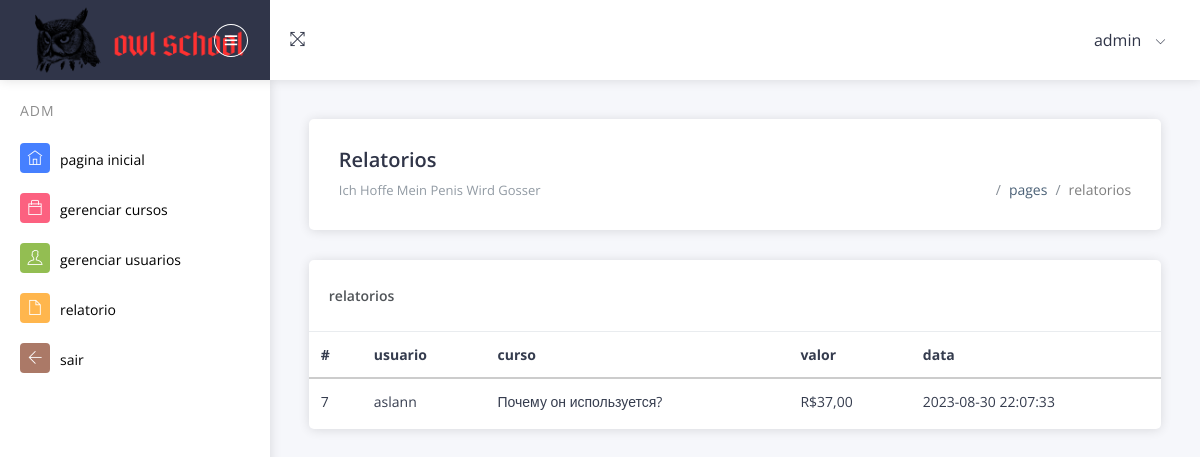
/index.php?p=relatorio (signed in), run on the app's committed database.
### tables this page shows
CREATE TABLE `users` (
  `id` int(11) NOT NULL,
  `nome` varchar(100) NOT NULL,
  `senha` varchar(256) NOT NULL,
  `data_cadastro` datetime NOT NULL,
  `creditos` decimal(10,2) DEFAULT 0.00,
  `admin` tinyint(1) DEFAULT NULL,
  `email` varchar(200) NOT NULL
);

CREATE TABLE `relatorio` (
  `id` int(11) NOT NULL,
  `id_usuario` int(11) NOT NULL,
  `id_curso` int(11) NOT NULL,
  `valor` decimal(10,2) NOT NULL,
  `data_compra` datetime NOT NULL
);

CREATE TABLE `cursos` (
  `id` int(11) NOT NULL,
  `titulo` varchar(100) NOT NULL,
  `subtitulo` varchar(100) NOT NULL,
  `conteudo` longtext NOT NULL,
  `data_cadastro` datetime NOT NULL,
  `preco` decimal(10,2) NOT NULL,
  `imagem` varchar(140) NOT NULL
);

### pages/relatorio.php (the view, shortened to what this page needs)
<?php
include('lib/connection.php');
try {
    $stmt = $conn->prepare("SELECT r.id, u.nome, c.titulo, r.data_compra, r.valor FROM relatorio r, users u, cursos c WHERE u.id = r.id_usuario AND c.id = r.id_curso");
    $stmt->execute();
    $result = $stmt->fetchAll(PDO::FETCH_ASSOC);
} catch(PDOException $e) {
    exit("Erro na conexão: " . $e->getMessage());
}
?>
<div class="page-header card">
    <div class="row align-items-end">
        <div class="col-lg-8">
           <div class="page-header-title">
                <div class="d-inline">
                    <h4>relatorios</h4>
                    <span>ich hoffe mein penis wird gosser</span>
                </div>
           </div>
        </div>
        <div class="col-lg-4">
            <div class="page-header-breadcrumb">
                <ul class="breadcrumb-title">
                    <li class="breadcrumb-item">
                        <a href="index.html">
                            <i class="icofont icofont-home"></i>
                        </a>
                    </li>
                    <li class="breadcrumb-item"><a href="#!">pages</a></li>
                    <li class="breadcrumb-item"><a href="#!">relatorios</a></li>
                </ul>
            </div>
        </div>
    </div>
</div>
<div class="page-body">
   <div class="row">
       <div class="col-sm-12">
          <div class="card">
          <div class="card-header">
            <h5>relatorios</h5>
          </div>
            <div class="card-block table-border-style">
                <div class="table-responsive">
                    <table class="table">
                        <thead>
                            <tr>
                                <th>#</th>
                                <th>usuario</th>
                                <th>curso</th>
                                <th>valor</th>
                                <th>data</th>
                            </tr>
                        </thead>
                        <tbody>
    <?php if (empty($result)) { ?>
        <tr>
            <td colspan="5">Nenhum usuario foi cadastrado</td>
        </tr>
    <?php } else {
        foreach ($result as $row) {
    ?>
        <tr>
            <td><?php echo $row['id']; ?></td>
            <td><?php echo $row['nome']; ?></td>
            <td><?php echo $row['titulo']; ?></td>
            <td>R$<?php echo number_format($row['valor'], 2, ',', '.'); ?></td>
            <td><?php echo $row['data_compra']; ?></td>
        </tr>
    <?php
        }
    }
    ?>
                        </tbody>
                    </table>
                </div>
            </div>
          </div>
       </div>
   </div>
</div>

### index.php (shortened to what this page needs)
<?php
    include('lib/connection.php');
    $pagina = "inicial.php";
    if(isset($_GET['p'])){
        $pagina = $_GET['p'].".php";
    }
    $id_usuario = $_SESSION['user'];
try {
    $cadastrados = $conn->prepare("SELECT * FROM `users` WHERE id = :id_usuario");
    $cadastrados->bindParam(':id_usuario', $id_usuario);
    $cadastrados->execute();
    $user = $cadastrados->fetch(PDO::FETCH_ASSOC);
} catch (PDOException $e) {
    echo "Error: " . $e->getMessage();
}
?>
<!DOCTYPE html>
<html lang="en">
<head>
    <link rel="stylesheet" type="text/css" href="assets/css/bootstrap/css/bootstrap.min.css">
    <link rel="stylesheet" type="text/css" href="assets/icon/themify-icons/themify-icons.css">
    <link rel="stylesheet" type="text/css" href="assets/icon/icofont/css/icofont.css">
    <link rel="stylesheet" type="text/css" href="assets/css/style.css">
    <link rel="stylesheet" type="text/css" href="assets/css/style2.css">
    <link rel="stylesheet" type="text/css" href="assets/css/style3.css">
    <link rel="stylesheet" type="text/css" href="assets/css/jquery.mCustomScrollbar.css">
</head>
<body>
    <div id="pcoded" class="pcoded">
        <div class="pcoded-container navbar-wrapper">
            <nav class="navbar header-navbar pcoded-header">
                <div class="navbar-wrapper">
                    <div class="navbar-logo">
                        <a class="mobile-menu" id="mobile-collapse" href="#!">
                            <i class="ti-menu"></i>
                        </a>
                        <a href="index.php">
                            <img class="img-fluid" src="assets/images/logo2.png" alt="Theme-Logo" />
                        </a>
                    </div>
                    <div class="navbar-container container-fluid">
                        <ul class="nav-left">
                            <li>
                                <a href="#!" onclick="javascript:toggleFullScreen()">
                                    <i class="ti-fullscreen"></i>
                                </a>
                            </li>
                        </ul>
                        <ul class="nav-right">
                            <li class="user-profile header-notification">
                                <a href="#!">
                                    <span><?php echo $user['nome']; ?></span>
                                    <i class="ti-angle-down"></i>
                                </a>
                            </li>
                        </ul>
                    </div>
                </div>
            </nav>
            <div class="pcoded-main-container">
                <div class="pcoded-wrapper">
                    <nav class="pcoded-navbar">
                        <div class="pcoded-inner-navbar main-menu">
                        <?php if(!isset($_SESSION['admin']) || $_SESSION['admin'] == 0){ ?>
                            <div class="pcoded-navigatio-lavel" data-i18n="nav.category.navigation">Layout</div>
                            <ul class="pcoded-item pcoded-left-item">
                                <li class="">
                                    <a href="index.php">
                                        <span class="pcoded-micon"><i class="ti-home"></i><b>D</b></span>
                                        <span class="pcoded-mtext" data-i18n="nav.dash.main">pagina inicial</span>
                                        <span class="pcoded-mcaret"></span>
                                    </a>
                                </li>
                                <li class="">
                                    <a href="index.php?p=loja_cursos">
                                        <span class="pcoded-micon"><i class="ti-bag"></i><b>D</b></span>
                                        <span class="pcoded-mtext" data-i18n="nav.dash.main">loja de cursos</span>
                                        <span class="pcoded-mcaret"></span>
                                    </a>
                                </li>
                                <li class="">
                                    <a href="index.php?p=meus_cursos">
                                        <span class="pcoded-micon"><i class="ti-control-play"></i><b>D</b></span>
                                        <span class="pcoded-mtext" data-i18n="nav.dash.main">meus cursos</span>
                                        <span class="pcoded-mcaret"></span>
                                    </a>
                                </li>
                                <li class="">
                                    <a href="logout.php">
                                        <span class="pcoded-micon"><i class="ti-arrow-left"></i><b>D</b></span>
                                        <span class="pcoded-mtext" data-i18n="nav.dash.main">sair</span>
                                        <span class="pcoded-mcaret"></span>
                                    </a>
                                </li>
                            </ul>
                            <?php } else { ?>
                            <div class="pcoded-navigatio-lavel" data-i18n="nav.category.navigation">ADM</div>
                            <ul class="pcoded-item pcoded-left-item">
                                <li class="">
                                    <a href="index.php">
                                        <span class="pcoded-micon"><i class="ti-home"></i><b>D</b></span>
                                        <span class="pcoded-mtext" data-i18n="nav.dash.main">pagina inicial</span>
                                    </a>
                                </li>
                                <li class="">
                                    <a href="index.php?p=gerenciar_cursos">
                                        <span class="pcoded-micon"><i class="ti-bag"></i><b>D</b></span>
                                        <span class="pcoded-mtext" data-i18n="nav.dash.main">gerenciar cursos</span>
                                    </a>
                                </li>
                                <li class="">
                                    <a href="index.php?p=gerenciar_usuarios">
                                        <span class="pcoded-micon"><i class="ti-user"></i><b>D</b></span>
                                        <span class="pcoded-mtext" data-i18n="nav.dash.main">gerenciar usuarios</span>
                                    </a>
                                </li>
                                <li class="">
                                    <a href="index.php?p=relatorio">
                                        <span class="pcoded-micon"><i class="ti-file"></i><b>D</b></span>
                                        <span class="pcoded-mtext" data-i18n="nav.dash.main">relatorio</span>
                                    </a>
                                </li>
                                <li class="">
                                    <a href="logout.php">
                                        <span class="pcoded-micon"><i class="ti-arrow-left"></i><b>D</b></span>
                                        <span class="pcoded-mtext" data-i18n="nav.dash.main">sair</span>
                                    </a>
                                </li>
                            </ul>
                            <?php } ?>
                        </div>
                    </nav>
                    <div class="pcoded-content">
                        <div class="pcoded-inner-content">
                            <div class="main-body">
                                <div class="page-wrapper">
                                    <?php include('pages/'.$pagina) ?>
                                </div>
                            </div>
                        </div>
                    </div>
                </div>
            </div>
        </div>
    </div>
</body>
</html>

### data on the page
users: nome "admin"
relatorio: id "7", users.nome "aslann", id_curso.titulo "Почему он используется?", valor "37,00", data_compra "2023-08-30 22:07:33"
